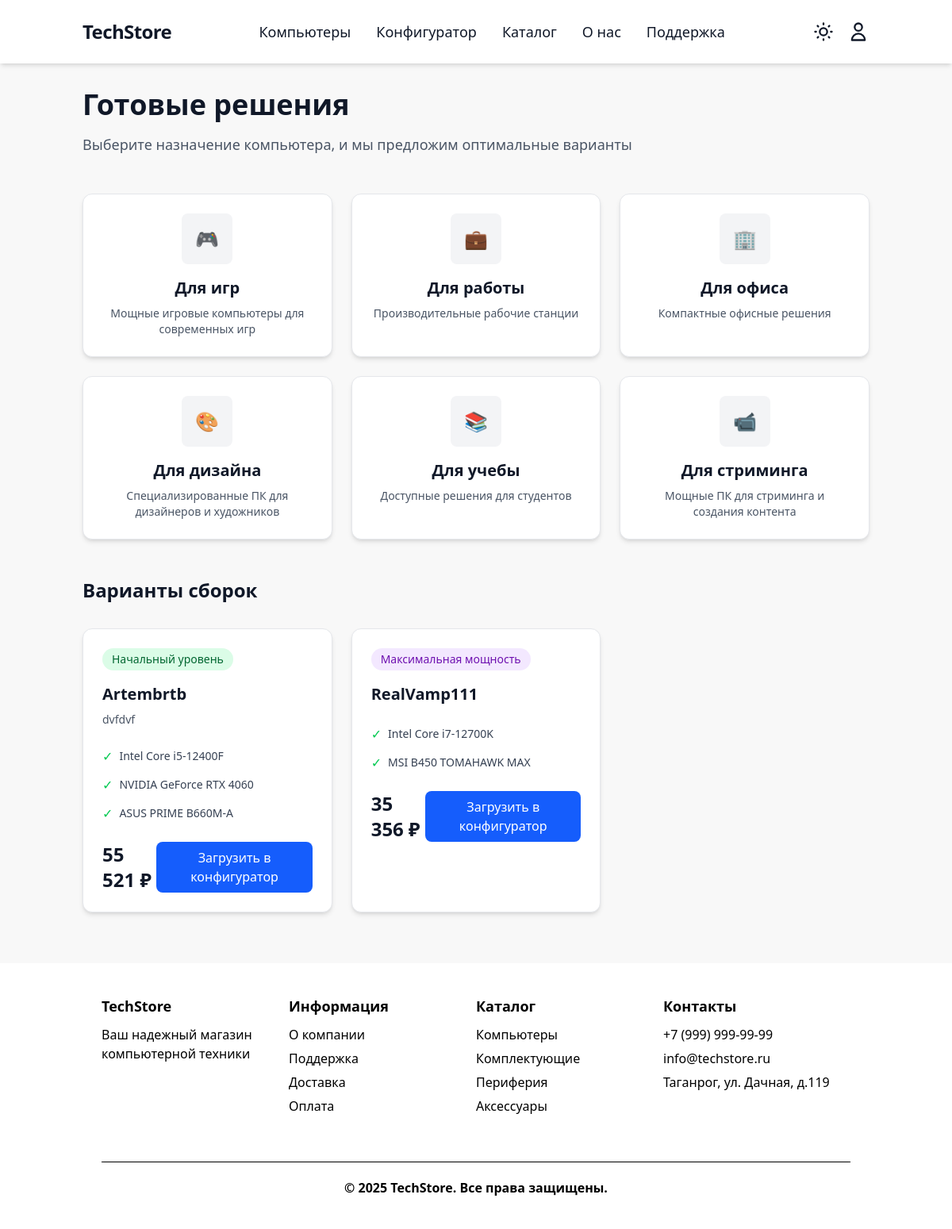
/pc/, run on the app's committed database.
### pcbuilder/models.py (models this page shows, shortened)
class CategoryPC(models.Model):
    CATEGORY_CHOICES = [
        ('gaming', 'Для игр'),
        ('work', 'Для работы'),
        ('office', 'Для офиса'),
        ('design', 'Для дизайна'),
        ('study', 'Для учебы'),
        ('streaming', 'Для стриминга'),
    ]
    name = models.CharField('Системное имя', max_length=50, choices=CATEGORY_CHOICES, unique=True)
    display_name = models.CharField('Название категории', max_length=100)
    description = models.CharField('Описание', max_length=200)
    icon = models.CharField('Иконка (CSS класс)', max_length=50)  # CSS класс для иконки или путь к изображению
    class Meta:
        verbose_name = 'Категория готового ПК'
        verbose_name_plural = 'Категории готовых ПК'

class PrebuiltPC(models.Model):
    LEVEL_CHOICES = [
        ('start', 'Начальный уровень'),
        ('pro', 'Оптимальный выбор'),
        ('ultra', 'Максимальная мощность'),
    ]
    category = models.ForeignKey(CategoryPC, on_delete=models.CASCADE, related_name='prebuilt_pcs', verbose_name='Категория')
    name = models.CharField('Название', max_length=100)
    level = models.CharField('Уровень', max_length=10, choices=LEVEL_CHOICES)
    level_color = models.CharField('Цвет уровня', max_length=20, default='blue-500')
    description = models.TextField('Описание', blank=True)
    created_at = models.DateTimeField('Дата создания', auto_now_add=True)
    updated_at = models.DateTimeField('Дата обновления', auto_now=True)
    class Meta:
        verbose_name = 'Готовая сборка ПК'
        verbose_name_plural = 'Готовые сборки ПК'
        ordering = ['category', 'level', 'name']
    @property
    def total_price(self):
        total = Decimal('0')
        for component in self.components.all():
            total += component.product.final_price * component.quantity
        return total
    def formatted_price(self):
        return f"{int(self.total_price):,}".replace(',', ' ') + ' ₽'

class PrebuiltPCComponent(models.Model):
    prebuilt_pc = models.ForeignKey(PrebuiltPC, on_delete=models.CASCADE, related_name='components', verbose_name='Готовая сборка')
    product = models.ForeignKey(Product, on_delete=models.CASCADE, verbose_name='Товар')
    category = models.ForeignKey(Category, on_delete=models.CASCADE, verbose_name='Категория')
    quantity = models.PositiveIntegerField('Количество', default=1)
    class Meta:
        verbose_name = 'Компонент готовой сборки'
        verbose_name_plural = 'Компоненты готовых сборок'
        unique_together = ('prebuilt_pc', 'category')

### store/models.py (models this page shows, shortened)
class Product(models.Model):
    category = models.ForeignKey(
        Category,
        on_delete=models.PROTECT,
        related_name='products',
        verbose_name='Категория'
    )
    name = models.CharField('Название', max_length=200)
    slug = models.SlugField('URL', max_length=200, unique=True)
    price = models.DecimalField(
        'Цена',
        max_digits=10,
        decimal_places=2,
        validators=[MinValueValidator(Decimal('0.01'))]
    )
    discount = models.PositiveIntegerField('Скидка (%)', default=0)
    stock = models.PositiveIntegerField(
        'Количество на складе',
        default=0,
        help_text='Количество товара на складе'
    )
    min_stock = models.PositiveIntegerField(
        'Минимальный остаток',
        default=0,
        help_text='Минимальное количество для предупреждения о заканчивающемся товаре'
    )
    is_popular = models.BooleanField(
        'Популярный товар',
        default=False,
        help_text='Отметьте, если товар является популярным и должен отображаться в специальных блоках.'
    )
    description = models.TextField(
        'Описание',
        blank=True,
        default='',
        help_text='Можно использовать HTML-теги для форматирования текста (например, <ul>, <li>, <b>, <h3> и т.д.)'
    )
    image = models.ImageField('Фото', upload_to='products/', blank=True, null=True)
    class Meta:
        verbose_name = 'Товар'
        verbose_name_plural = 'Товары'
    @property
    def final_price(self):
        if self.discount:
            discount_decimal = Decimal(str(self.discount)) / Decimal('100')
            return self.price * (Decimal('1') - discount_decimal)
        return self.price

### core/views.py (the view)
# urls.py: path('pc/', computer_catalog, name='computer_catalog'),
def computer_catalog(request):
    categories = CategoryPC.objects.all()
    computers = PrebuiltPC.objects.prefetch_related('components__product', 'components__category')
    category_filter = request.GET.get('category')
    if category_filter:
        computers = computers.filter(category__name=category_filter)
    level_filter = request.GET.get('level')
    if level_filter:
        computers = computers.filter(level=level_filter)
    computers_with_details = []
    for computer in computers:
        components = computer.components.all()
        processor = components.filter(category__slug='processor').first()
        graphics_card = components.filter(category__slug='videokarta').first()
        ram = components.filter(category__slug='ram').first()
        storage = components.filter(category__slug='storage').first()
        motherboard = components.filter(category__slug='motherboard').first()
        power_supply = components.filter(category__slug='psu').first()
        case = components.filter(category__slug='case').first()
        computer_data = {
            'computer': computer,
            'processor': processor.product.name if processor else '',
            'graphics_card': graphics_card.product.name if graphics_card else '',
            'ram': f"{ram.product.name} x{ram.quantity}" if ram else '',
            'storage': storage.product.name if storage else '',
            'motherboard': motherboard.product.name if motherboard else '',
            'power_supply': power_supply.product.name if power_supply else '',
            'case': case.product.name if case else '',
            'components': components,
        }
        computers_with_details.append(computer_data)
    context = {
        'categories': categories,
        'computers': computers_with_details,
        'selected_category': category_filter,
        'selected_level': level_filter,
    }
    return render(request, 'core/pc.html', context)

### core/templates/core/pc.html (shortened to what this page needs)
{% extends 'base.html' %}
{% block content %}
    <div class="container mx-auto px-4 py-8">
        <div class="mb-12">
            <h1 class="text-4xl font-bold mb-4 text-gray-900 dark:text-white">Готовые решения</h1>
            <p class="text-gray-600 dark:text-gray-400 text-lg">Выберите назначение компьютера, и мы предложим оптимальные варианты</p>
        </div>
        <div class="grid grid-cols-1 md:grid-cols-2 lg:grid-cols-3 gap-6 mb-12">
            {% for category in categories %}
            <div class="category-card bg-white dark:bg-[#28303F] shadow-md rounded-xl p-6 cursor-pointer transition-all duration-300 hover:bg-gray-50 dark:hover:bg-[#1E242E] hover:scale-105 border border-gray-200 dark:border-gray-700 "
                 data-category="{{ category.name }}">
                <div class="flex flex-col items-center text-center">
                    <div class="w-16 h-16 bg-gray-100 dark:bg-gray-700 rounded-lg flex items-center justify-center mb-4 text-2xl">
                        {% if category.name == 'gaming' %}
                            🎮
                        {% elif category.name == 'work' %}
                            💼
                        {% elif category.name == 'office' %}
                            🏢
                        {% elif category.name == 'design' %}
                            🎨
                        {% elif category.name == 'study' %}
                            📚
                        {% elif category.name == 'streaming' %}
                            📹
                        {% endif %}
                    </div>
                    <h3 class="text-xl font-semibold mb-2 text-gray-900 dark:text-white">{{ category.display_name }}</h3>
                    <p class="text-gray-600 dark:text-gray-400 text-sm">{{ category.description }}</p>
                </div>
            </div>
            {% endfor %}
        </div>
        <div id="computers-section">
            {% include 'core/pc_section.html' %}
        </div>
    </div>
{% endblock %}

### core/templates/core/pc_section.html (shortened to what this page needs)
<div class="mb-8">
    <h2 class="text-2xl font-bold mb-8 text-gray-900 dark:text-white">Варианты сборок</h2>
    {% if computers %}
        <div class="grid grid-cols-1 md:grid-cols-2 lg:grid-cols-3 gap-6">
            {% for computer in computers %}
            <div class="bg-white dark:bg-[#28303F] shadow-md rounded-xl overflow-hidden transition-all duration-300 hover:scale-105 hover:shadow-2xl border border-gray-200 dark:border-gray-700">
                <div class="p-6 pb-4">
                    <div class="flex items-center justify-between mb-4">
                        <span class="text-sm font-medium px-3 py-1 rounded-full
                            {% if computer.computer.level == 'start' %}bg-green-100 dark:bg-green-900 text-green-800 dark:text-green-300
                            {% elif computer.computer.level == 'pro' %}bg-orange-100 dark:bg-orange-900 text-orange-800 dark:text-orange-300
                            {% elif computer.computer.level == 'ultra' %}bg-purple-100 dark:bg-purple-900 text-purple-800 dark:text-purple-300
                            {% endif %}">
                            {{ computer.computer.get_level_display }}
                        </span>
                    </div>
                    <h3 class="text-xl font-bold mb-2 text-gray-900 dark:text-white">{{ computer.computer.name }}</h3>
                    {% if computer.computer.description %}
                      <p class="text-gray-600 dark:text-gray-400 text-sm mb-2">{{ computer.computer.description }}</p>
                    {% endif %}
                </div>
                <div class="px-6 pb-6">
                    <div class="space-y-3">
                        {% if computer.processor %}
                        <div class="flex items-center space-x-2">
                            <span class="text-green-500 dark:text-green-400">✓</span>
                            <span class="text-sm text-gray-700 dark:text-gray-300">{{ computer.processor }}</span>
                        </div>
                        {% endif %}
                        {% if computer.graphics_card %}
                        <div class="flex items-center space-x-2">
                            <span class="text-green-500 dark:text-green-400">✓</span>
                            <span class="text-sm text-gray-700 dark:text-gray-300">{{ computer.graphics_card }}</span>
                        </div>
                        {% endif %}
                        {% if computer.motherboard %}
                        <div class="flex items-center space-x-2">
                            <span class="text-green-500 dark:text-green-400">✓</span>
                            <span class="text-sm text-gray-700 dark:text-gray-300">{{ computer.motherboard }}</span>
                        </div>
                        {% endif %}
                    </div>
                </div>
                <div class="px-6 pb-6">
                    <div class="flex items-center justify-between">
                        <div class="text-2xl font-bold text-gray-900 dark:text-white">{{ computer.computer.formatted_price }}</div>
                        <button onclick="loadPrebuiltConfig({{ computer.computer.id }})" class="px-6 py-2 bg-blue-600 text-white rounded-lg hover:bg-blue-700 focus:outline-none focus:ring-2 focus:ring-offset-2 focus:ring-blue-500 transition-colors duration-200 font-medium">
                            Загрузить в конфигуратор
                        </button>
                    </div>
                </div>
            </div>
            {% endfor %}
        </div>
    {% else %}
        <div class="text-center py-12">
            <div class="text-gray-600 dark:text-gray-400 text-lg mb-4">Компьютеры для данной категории пока не добавлены</div>
            <p class="text-gray-500 dark:text-gray-500">Попробуйте выбрать другую категорию</p>
        </div>
    {% endif %}
</div>

### core/templates/core/pc.html (style rules this page uses)
#computers-section { transition: opacity 0.3s ease-in-out; }

### data on the page
CategoryPC: display_name "Для игр", description "Мощные игровые компьютеры для современных игр"
CategoryPC: display_name "Для работы", description "Производительные рабочие станции"
CategoryPC: display_name "Для офиса", description "Компактные офисные решения"
CategoryPC: display_name "Для дизайна", description "Специализированные ПК для дизайнеров и художников"
CategoryPC: display_name "Для учебы", description "Доступные решения для студентов"
CategoryPC: display_name "Для стриминга", description "Мощные ПК для стриминга и создания контента"
PrebuiltPC: computer.level "Начальный уровень", computer.name "Artembrtb", computer.description "dvfdvf", processor "Intel Core i5-12400F", graphics_card "NVIDIA GeForce RTX 4060", motherboard "ASUS PRIME B660M-A", computer.formatted_price "55 521 ₽"
PrebuiltPC: computer.level "Максимальная мощность", computer.name "RealVamp111", processor "Intel Core i7-12700K", motherboard "MSI B450 TOMAHAWK MAX", computer.formatted_price "35 356 ₽"
